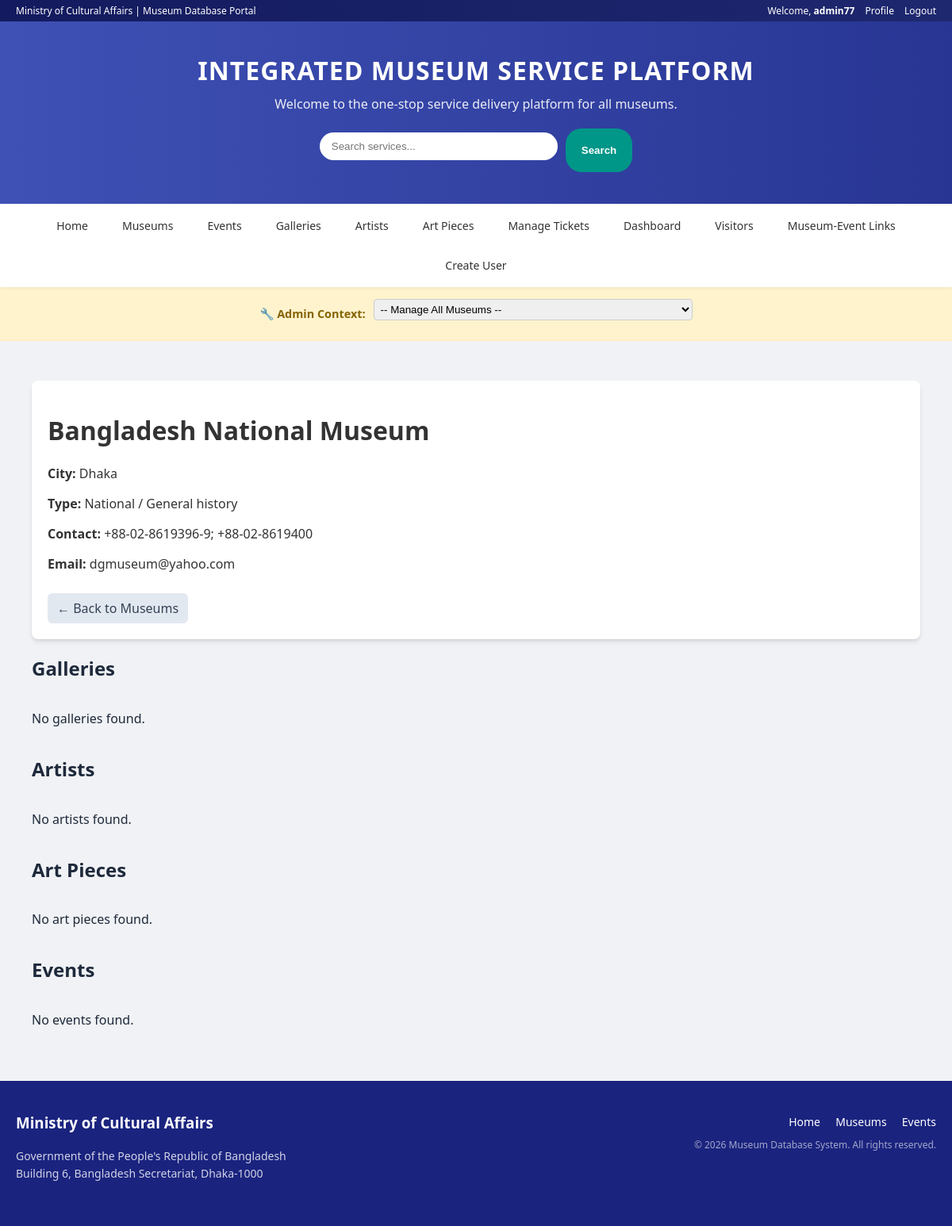
Page /museum_details.php?id=1 (signed in) on the committed database.
### tables this page shows
CREATE TABLE `museum` (
  `Museum_ID` int(11) NOT NULL AUTO_INCREMENT,
  `Name` varchar(255) NOT NULL,
  `City` varchar(120) DEFAULT NULL,
  `Contact_no` varchar(100) DEFAULT NULL,
  `Email` varchar(255) DEFAULT NULL,
  `Type` varchar(100) DEFAULT NULL,
  PRIMARY KEY (`Museum_ID`),
  UNIQUE KEY `uq_museum_email` (`Email`)
);

### config.php (called while the page is built, shortened)
<?php
function h($s) {
    return htmlspecialchars(strval($s), ENT_QUOTES, 'UTF-8');
}
?>

### museum_details.php (the view, shortened to what this page needs)
<?php
include "config.php";
include "header.php";
$id = isset($_GET['id']) ? intval($_GET['id']) : 0;
$stmt = $conn->prepare("SELECT * FROM museum WHERE Museum_ID = ?");
$stmt->bind_param("i", $id);
$stmt->execute();
$museum = $stmt->get_result()->fetch_assoc();
$stmt = $conn->prepare("SELECT * FROM gallery WHERE Museum_ID = ?");
$stmt->bind_param("i", $id);
$stmt->execute();
$galleries = $stmt->get_result();
$stmt = $conn->prepare("SELECT * FROM artist WHERE Museum_ID = ?");
$stmt->bind_param("i", $id);
$stmt->execute();
$artists = $stmt->get_result();
$stmt = $conn->prepare("
    SELECT a.*, g.Name as GalleryName
    FROM art_piece a
    JOIN gallery g ON a.Gallery_ID = g.Gallery_ID
    WHERE g.Museum_ID = ?
");
$stmt->bind_param("i", $id);
$stmt->execute();
$art_pieces = $stmt->get_result();
$stmt = $conn->prepare("
    SELECT e.*
    FROM events e
    JOIN museum_event me ON e.Event_ID = me.Event_ID
    WHERE me.Museum_ID = ?
");
$stmt->bind_param("i", $id);
$stmt->execute();
$events = $stmt->get_result();
?>
<div class="container">
    <div class="card" style="margin-bottom: 20px;">
        <h1><?php echo h($museum['Name']); ?></h1>
        <p><strong>City:</strong> <?php echo h($museum['City']); ?></p>
        <p><strong>Type:</strong> <?php echo h($museum['Type']); ?></p>
        <p><strong>Contact:</strong> <?php echo h($museum['Contact_no']); ?></p>
        <p><strong>Email:</strong> <?php echo h($museum['Email']); ?></p>
        <a href="museums.php" class="btn-secondary" style="display:inline-block; margin-top:10px; padding:8px 12px; border-radius:6px; text-decoration:none; background:#e2e8f0; color:#334155;">&larr; Back to Museums</a>
    </div>
    <h2>Galleries</h2>
    <div class="grid">
        <?php if ($galleries->num_rows > 0): ?>
            <?php while($row = $galleries->fetch_assoc()): ?>
                <a href="gallery_details.php?id=<?php echo $row['Gallery_ID']; ?>" style="text-decoration:none; color:inherit; display:block;">
                    <div class="card" style="height:100%;">
                        <h3><?php echo h($row['Name']); ?></h3>
                        <p>Floor: <?php echo h($row['Floor_no']); ?>, Room: <?php echo h($row['Room_no']); ?></p>
                        <span style="color:#2563eb; font-size:0.9em;">View Artworks &rarr;</span>
                    </div>
                </a>
            <?php endwhile; ?>
        <?php else: ?>
            <p>No galleries found.</p>
        <?php endif; ?>
    </div>
    <h2>Artists</h2>
    <div class="grid">
        <?php if ($artists->num_rows > 0): ?>
            <?php while($row = $artists->fetch_assoc()): ?>
                <a href="artist_details.php?id=<?php echo $row['Artist_ID']; ?>&museum_id=<?php echo $id; ?>" style="text-decoration:none; color:inherit; display:block;">
                    <div class="card" style="height:100%;">
                        <h3><?php echo h($row['Name']); ?></h3>
                        <p><?php echo h($row['Description']); ?></p>
                        <span style="color:#2563eb; font-size:0.9em;">View Artworks in this Museum &rarr;</span>
                    </div>
                </a>
            <?php endwhile; ?>
        <?php else: ?>
            <p>No artists found.</p>
        <?php endif; ?>
    </div>
    <h2>Art Pieces</h2>
    <div class="grid">
        <?php if ($art_pieces->num_rows > 0): ?>
            <?php while($row = $art_pieces->fetch_assoc()): ?>
                <div class="card">
                    <h3><?php echo h($row['Title']); ?></h3>
                    <p><strong>Medium:</strong> <?php echo h($row['Medium']); ?></p>
                    <p><strong>Gallery:</strong> <?php echo h($row['GalleryName']); ?></p>
                    <p><strong>Created:</strong> <?php echo h($row['Creation_date']); ?></p>
                </div>
            <?php endwhile; ?>
        <?php else: ?>
            <p>No art pieces found.</p>
        <?php endif; ?>
    </div>
    <h2>Events</h2>
    <div class="grid">
        <?php if ($events->num_rows > 0): ?>
            <?php while($row = $events->fetch_assoc()): ?>
                <div class="card">
                    <h3><?php echo h($row['Name']); ?></h3>
                    <p><strong>Date:</strong> <?php echo h($row['Date']); ?></p>
                    <p><?php echo h($row['Description']); ?></p>
                </div>
            <?php endwhile; ?>
        <?php else: ?>
            <p>No events found.</p>
        <?php endif; ?>
    </div>
</div>
<?php include "footer.php"; ?>

### header.php (style rules this page uses)
:root { --bg:#f0f2f5; --text:#1e293b; --primary-gradient: linear-gradient(90deg, #3f51b5 0%, #283593 100%); --footer-bg: #1a237e; --card-shadow: 0 4px 6px -1px rgba(0,0,0,0.1), 0 2px 4px -1px rgba(0,0,0,0.06); }
* { box-sizing:border-box; }
body { margin:0; font-family:'Segoe UI', system-ui, sans-serif; background:var(--bg); color:var(--text); display:flex; flex-direction:column; min-height:100vh; }
.card { background: #fff; padding: 20px; border-radius: 8px; box-shadow: var(--card-shadow); margin-bottom: 20px; color: #333; }
.grid { display: grid; grid-template-columns: repeat(auto-fill, minmax(300px, 1fr)); gap: 20px; }
.container { max-width: 1200px; margin: 0 auto; padding: 20px; }
.btn-secondary { background: #64748b; text-decoration: none; color: white; display: inline-block; }

### rows in the picture
museum: Name "Bangladesh National Museum", City "Dhaka", Type "National / General history", Contact_no "+88-02-8619396-9; +88-02-8619400", Email "dgmuseum@yahoo.com"

### other values in the picture
$_SESSION['user']['Username'] "admin77"
